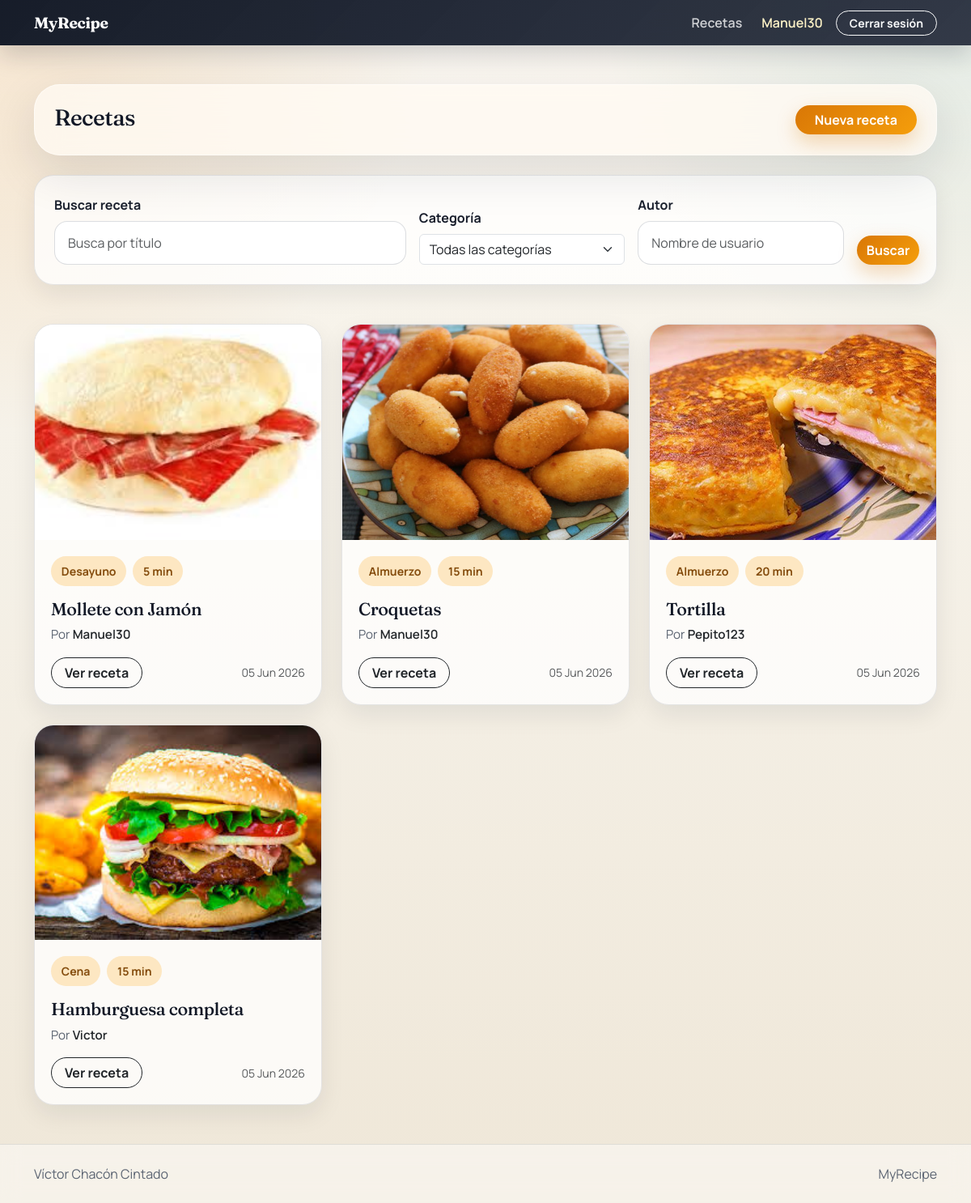
Screenshot of / (signed in) with the database file from the repository.
### recetas/models.py (models this page shows, shortened)
class Receta(models.Model):
    titulo = models.CharField(max_length=200)
    ingredientes = models.TextField()
    pasos_elaboracion = models.TextField()
    tiempo_preparacion = models.PositiveIntegerField()
    categoria = models.ForeignKey(Categoria, on_delete=models.SET_NULL, null=True)
    autor = models.ForeignKey(settings.AUTH_USER_MODEL, on_delete=models.CASCADE)
    fecha_creacion = models.DateTimeField(auto_now_add=True)
    favoritos = models.ManyToManyField(settings.AUTH_USER_MODEL, related_name='recetas_favoritas', blank=True)
    imagen = models.ImageField(upload_to='recetas/')

class Categoria(models.Model):
    nombre = models.CharField(max_length=100)
    descripcion = models.TextField(blank=True, null=True)
    def __str__(self):
        return self.nombre

### recetas/views.py (the view)
# urls.py: path('', views.vista_recetas, name='lista_recetas'),
def vista_recetas(request):
    recetas = Receta.objects.select_related('categoria', 'autor').order_by('-fecha_creacion')
    q = request.GET.get('q')
    categoria = request.GET.get('categoria')
    autor = request.GET.get('autor')
    if q:
        recetas = recetas.filter(titulo__icontains=q)
    if categoria:
        recetas = recetas.filter(categoria__id=categoria)
    if autor:
        recetas = recetas.filter(autor__username__icontains=autor)
    categorias = Categoria.objects.order_by('nombre')
    return render(request, 'lista_recetas.html', {
        'recetas': recetas,
        'categorias': categorias
    })

### templates/lista_recetas.html (shortened to what this page needs)
{% extends 'base.html' %}
{% block content %}
    {% if user.is_authenticated %}
        <div class="content-panel d-flex flex-wrap justify-content-between align-items-center gap-3 mb-4">
            <div>
                <h1 class="h3 mb-1">Recetas</h1>
            </div>
            <div class="d-flex flex-wrap gap-2">
                <a class="btn btn-brand rounded-pill px-4" href="{% url 'crear_receta' %}">Nueva receta</a>
            </div>
        </div>
    {% endif %}
    <section class="search-panel p-3 p-lg-4 mb-4 mb-lg-5">
        <form method="GET" class="row g-3 align-items-end">
            <div class="col-lg-5">
                <label for="search-receta" class="form-label">Buscar receta</label>
                <input id="search-receta" type="text" class="form-control" name="q" placeholder="Busca por título" value="{{ request.GET.q }}">
            </div>
            <div class="col-lg-3">
                <label for="categoria" class="form-label">Categoría</label>
                <select id="categoria" name="categoria" class="form-select">
                    <option value="">Todas las categorías</option>
                </select>
            </div>
            <div class="col-lg-3">
                <label for="autor" class="form-label">Autor</label>
                <input id="autor" type="text" class="form-control" name="autor" placeholder="Nombre de usuario" value="{{ request.GET.autor }}">
            </div>
            <div class="col-lg-1 d-grid">
                <button type="submit" class="btn btn-brand rounded-pill">Buscar</button>
            </div>
        </form>
    </section>
    {% if recetas %}
        <div class="row g-4">
            {% for receta in recetas %}
                <div class="col-md-6 col-xl-4">
                    <article class="recipe-card">
                        {% if receta.imagen %}
                            <img class="recipe-card__image" src="{{ receta.imagen.url }}" alt="{{ receta.titulo }}">
                        {% else %}
                            <div class="recipe-card__image d-grid place-content-center bg-light text-center text-muted">Sin imagen</div>
                        {% endif %}
                        <div class="recipe-card__body d-flex flex-column gap-3">
                            <div>
                                <div class="d-flex flex-wrap gap-2 mb-3">
                                    <span class="badge-soft">{{ receta.categoria|default:"Sin categoría" }}</span>
                                    <span class="badge-soft">{{ receta.tiempo_preparacion }} min</span>
                                </div>
                                <h2 class="recipe-card__title h4">{{ receta.titulo }}</h2>
                                <p class="meta-list mb-0">Por <a href="{% url 'perfil_usuario' username=receta.autor.username %}" class="link-dark fw-semibold text-decoration-none">{{ receta.autor }}</a></p>
                            </div>
                            <div class="d-flex justify-content-between align-items-center">
                                <a class="btn btn-outline-dark rounded-pill px-3" href="{% url 'detalle_receta' receta_id=receta.id %}">Ver receta</a>
                                <span class="text-muted small">{{ receta.fecha_creacion|date:"d M Y" }}</span>
                            </div>
                        </div>
                    </article>
                </div>
            {% endfor %}
        </div>
    {% else %}
        <div class="empty-state text-center">
            <h2 class="h4 mb-2">No hay recetas.</h2>
            <p class="mb-0">Prueba a quitar filtros o crea la primera receta del sitio.</p>
        </div>
    {% endif %}
{% endblock %}

### templates/base.html (shortened to what this page needs)
{% load static %}
<!DOCTYPE html>
<html lang="es">
<head>
    <link href="https://cdn.jsdelivr.net/npm/bootstrap@5.3.3/dist/css/bootstrap.min.css" rel="stylesheet">
    <link rel="stylesheet" href="{% static 'css/styles.css' %}">
</head>
<body>
    <nav class="navbar navbar-expand-lg navbar-dark site-navbar sticky-top">
        <div class="container">
            <a class="navbar-brand brand-mark" href="{% url 'lista_recetas' %}">MyRecipe</a>
            <div class="collapse navbar-collapse" id="mainNav">
                <div class="navbar-nav ms-auto gap-lg-2 align-items-lg-center">
                    <a class="nav-link" href="{% url 'lista_recetas' %}">Recetas</a>
                    {% if user.is_authenticated %}
                        <a class="nav-link nav-link--profile" href="{% url 'perfil_usuario' username=user.username %}">{{ user.username }}</a>
                        <form method="POST" action="{% url 'logout' %}" class="d-lg-inline-block">
                            <button type="submit" class="btn btn-outline-light btn-sm rounded-pill px-3">Cerrar sesión</button>
                        </form>
                    {% else %}
                        <a class="nav-link" href="{% url 'login' %}">Iniciar sesión</a>
                        <a class="btn btn-brand btn-sm rounded-pill px-3" href="{% url 'registrar_usuario' %}">Crear cuenta</a>
                    {% endif %}
                </div>
            </div>
        </div>
    </nav>
    <main class="site-main">
        <div class="container py-4 py-lg-5">
            {% block content %}{% endblock %}
        </div>
    </main>
    <footer class="site-footer py-4">
        <div class="container d-flex flex-column flex-md-row justify-content-between align-items-md-center gap-2">
            <span>Víctor Chacón Cintado</span>
            <span>MyRecipe</span>
        </div>
    </footer>
</body>
</html>

### static/css/styles.css (style rules this page uses)
:root { --bg: #f5f1e8; --surface: #fffaf2; --surface-strong: #fff4e6; --ink: #121826; --muted: #5b6472; --line: rgba(18, 24, 38, 0.1); --accent: #d97706; --accent-strong: #b45309; --accent-soft: #fde7c2; --accent-2: #0f766e; --shadow: 0 20px 60px rgba(18, 24, 38, 0.12); }
html { scroll-behavior: smooth; }
body { min-height: 100vh; font-family: 'Manrope', sans-serif; color: var(--ink); background: radial-gradient(circle at top left, rgba(217, 119, 6, 0.18), transparent 28%), radial-gradient(circle at top right, rgba(15, 118, 110, 0.12), transparent 24%), linear-gradient(180deg, #fbf7ef 0%, #f5f1e8 42%, #efe7d8 100%); }
h1, h2, h3, h4, .brand-mark { font-family: 'Fraunces', serif; letter-spacing: -0.02em; }
.site-navbar { background: linear-gradient(135deg, rgba(18, 24, 38, 0.98), rgba(39, 46, 61, 0.94)); box-shadow: 0 12px 30px rgba(18, 24, 38, 0.18); backdrop-filter: blur(18px); }
.brand-mark { display: inline-flex; align-items: center; gap: 0.75rem; text-decoration: none; font-size: 1.2rem; font-weight: 700; }
.navbar-dark .nav-link { color: rgba(255, 255, 255, 0.78); font-weight: 600; }
.nav-link--profile { color: #fef3c7 !important; }
.btn-brand { border: 0; background: linear-gradient(135deg, var(--accent), #f59e0b); color: white; box-shadow: 0 10px 24px rgba(217, 119, 6, 0.28); }
.site-main { position: relative; }
.site-main::before { content: ''; position: absolute; inset: 0; background: linear-gradient(180deg, rgba(255, 255, 255, 0.2), transparent 18%); pointer-events: none; }
.site-footer { color: var(--muted); border-top: 1px solid var(--line); background: rgba(255, 255, 255, 0.45); backdrop-filter: blur(12px); }
.hero-panel, .content-panel, .auth-shell, .form-shell, .detail-shell, .comment-shell, .profile-shell { position: relative; border: 1px solid rgba(255, 255, 255, 0.5); background: rgba(255, 250, 242, 0.78); backdrop-filter: blur(16px); border-radius: 2rem; box-shadow: var(--shadow); }
.search-panel, .info-panel, .recipe-card, .comment-item, .summary-card, .form-card { border: 1px solid var(--line); background: rgba(255, 255, 255, 0.76); border-radius: 1.5rem; box-shadow: 0 12px 30px rgba(18, 24, 38, 0.08); }
.recipe-card { overflow: hidden; height: 100%; transition: transform 180ms ease, box-shadow 180ms ease; }
.recipe-card__image { aspect-ratio: 4 / 3; object-fit: cover; width: 100%; }
.recipe-card__body { padding: 1.25rem; }
.recipe-card__title { font-size: 1.35rem; margin-bottom: 0.45rem; }
.meta-list { color: var(--muted); font-size: 0.95rem; }
.badge-soft { display: inline-flex; align-items: center; padding: 0.5rem 0.8rem; border-radius: 999px; background: var(--accent-soft); color: #854d0e; font-weight: 700; font-size: 0.88rem; }
.content-panel, .detail-shell, .comment-shell, .profile-shell, .auth-shell, .form-shell { padding: 1.5rem; }
label { font-weight: 700; color: var(--ink); margin-bottom: 0.45rem; }
input[type="text"], input[type="password"], input[type="email"], input[type="number"], input[type="file"], select, textarea { width: 100%; border: 1px solid rgba(91, 100, 114, 0.22); border-radius: 1rem; background: rgba(255, 255, 255, 0.95); color: var(--ink); padding: 0.9rem 1rem; transition: border-color 150ms ease, box-shadow 150ms ease, transform 150ms ease; }
button, .btn { font-weight: 700; }

### rows the page displays
Receta: imagen (picture), categoria "Desayuno", tiempo_preparacion "5", titulo "Mollete con Jamón", autor "Manuel30", fecha_creacion "05 Jun 2026"
Receta: imagen (picture), categoria "Almuerzo", tiempo_preparacion "15", titulo "Croquetas", autor "Manuel30", fecha_creacion "05 Jun 2026"
Receta: imagen (picture), categoria "Almuerzo", tiempo_preparacion "20", titulo "Tortilla", autor "Pepito123", fecha_creacion "05 Jun 2026"
Receta: imagen (picture), categoria "Cena", tiempo_preparacion "15", titulo "Hamburguesa completa", autor "Victor", fecha_creacion "05 Jun 2026"

### other values shown
{{ user.username }} "Manuel30"
